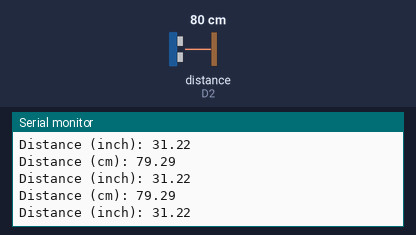
A sketch run on a simulated ESP8266 (NodeMCU). Parts: the last lines printed to the serial monitor. Wiring (inferred from the names in the program): ultrasonic range finder: trigger D1; echo D2. The inputs (shaded band) are chosen by the test bench; at power-on: distance to the obstacle (sensor on D2) 80 cm. The echo pulse lasts 58.3 µs per cm; WiFi joins after 1.5 s; servers stay silent unless stated.

Above: at 3.2 s.
3.3 s: distance to the obstacle (sensor on D2) set to 2 cm
At 4.18 s:
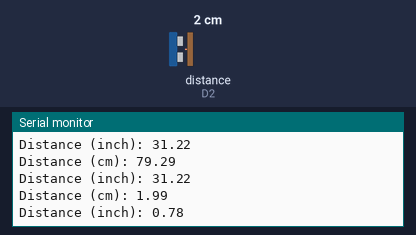
4.8 s: distance to the obstacle (sensor on D2) set to 4 cm
At 4.98 s:
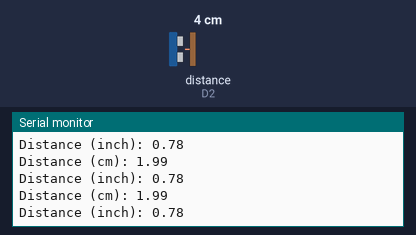
Timing chart, 0 to 7.8 s (numbered marks = the images above; inputs shaded):
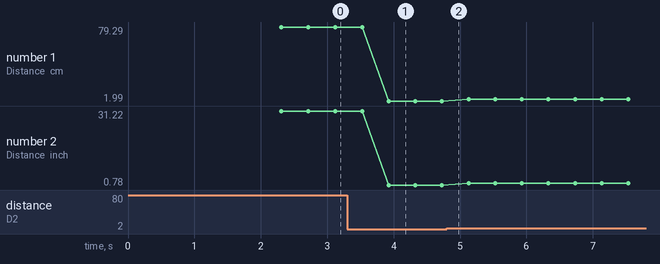

Measured:
- after the input at 3.3 s, the serial monitor: prints a new line after 0.63 s (image 1)
- plotted number 1: 79.29 → 1.99 after the input at 3.3 s, 1.99 → 3.98 after the input at 4.8 s
- plotted number 2: 31.22 → 0.78 after the input at 3.3 s, 0.78 → 1.57 after the input at 4.8 s

The sketch:

BOX1.ino
```cpp
#include <ESP8266WiFi.h>
#include "ThingSpeak.h"
//box1
const char* WIFI_NAME = "Wokwi-GUEST";
const char* WIFI_PASSWORD = "";
const int myChannelNumber = 2642618;
const char* myApiKey = "VRM9PPSF02IOGENV";
const char* server = "api.thingspeak.com";

const int trigPin = D1;
const int echoPin = D2;

//define sound speed in cm/uS
#define SOUND_SPEED 0.034
#define CM_TO_INCH 0.393701

long duration;
float distanceCm;
float distanceInch;

WiFiClient client;

void setup() {
  Serial.begin(115200); // Starts the serial communication
  pinMode(trigPin, OUTPUT); // Sets the trigPin as an Output
  pinMode(echoPin, INPUT); // Sets the echoPin as an Input

  WiFi.begin(WIFI_NAME, WIFI_PASSWORD);
  while (WiFi.status() != WL_CONNECTED){
    delay(1000);
    Serial.println("Wifi not connected");
  }
  Serial.println("Wifi connected !");
  WiFi.mode(WIFI_STA);
  ThingSpeak.begin(client);


}

void loop() {


  // Clears the trigPin
  digitalWrite(trigPin, LOW);
  delayMicroseconds(2);
  // Sets the trigPin on HIGH state for 10 micro seconds
  digitalWrite(trigPin, HIGH);
  delayMicroseconds(10);
  digitalWrite(trigPin, LOW);

  // Reads the echoPin, returns the sound wave travel time in microseconds
  duration = pulseIn(echoPin, HIGH);

  // Calculate the distance
  distanceCm = duration * SOUND_SPEED/2;

  ThingSpeak.setField(1,distanceCm);

  int x = ThingSpeak.writeFields(myChannelNumber,myApiKey);

  // Convert to inches
  distanceInch = distanceCm * CM_TO_INCH;

  // Prints the distance in the Serial Monitor
  Serial.print("Distance (cm): ");
  Serial.println(distanceCm);
  Serial.print("Distance (inch): ");
  Serial.println(distanceInch);

  delay(100);
}
```
